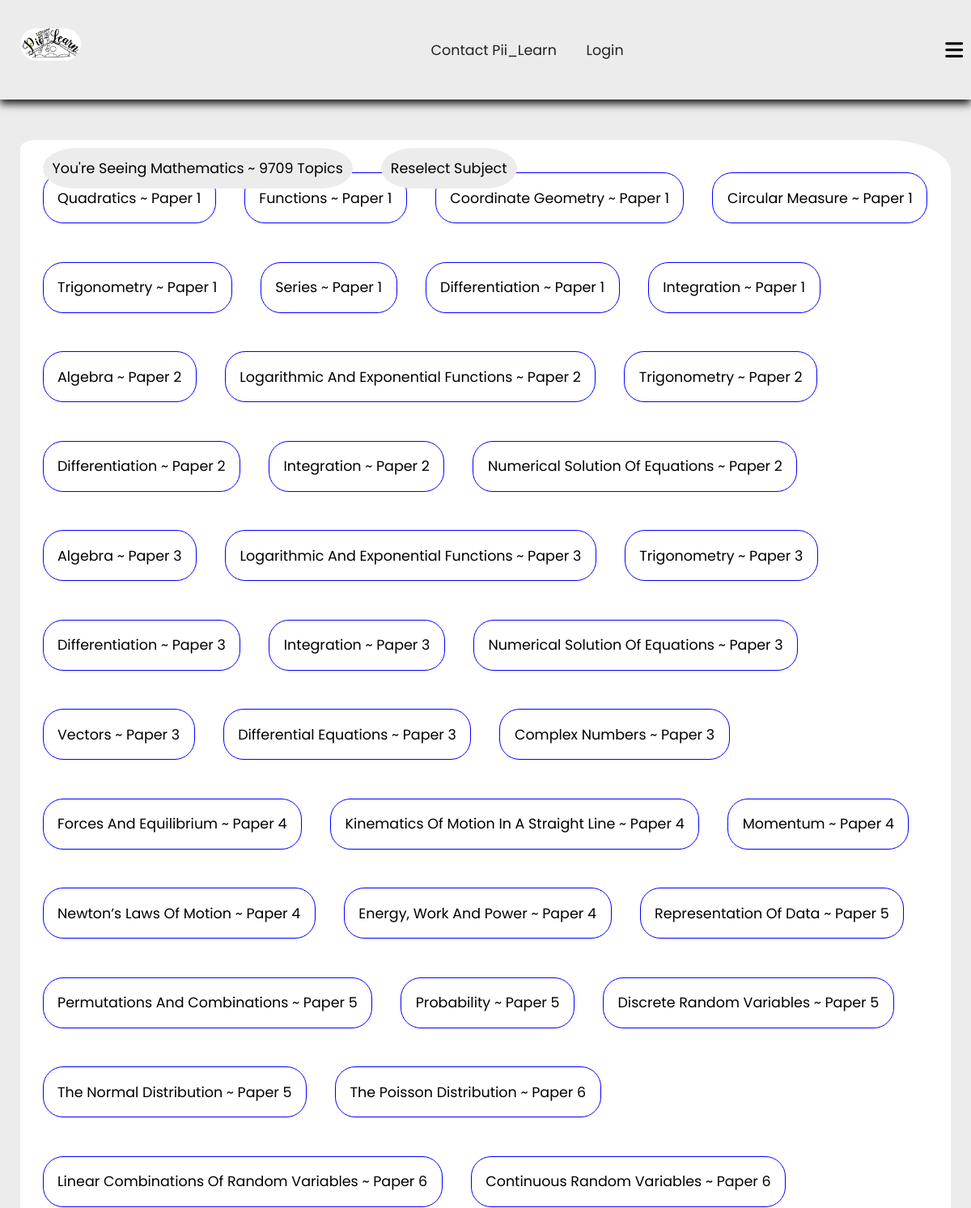
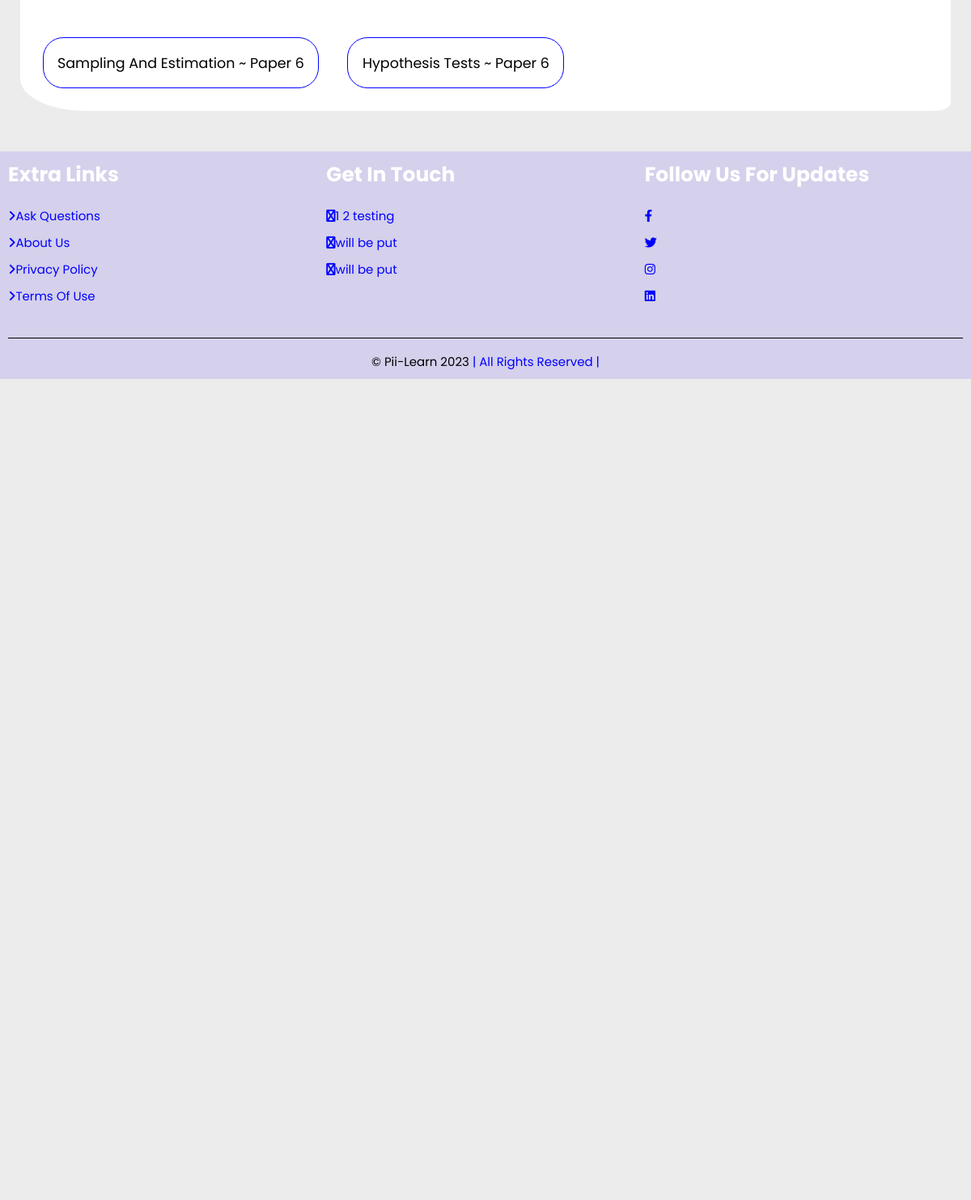
The page /topicalpastpaper/Cambridge As and A levels/Mathematics ~ 9709 on the database its author committed (2 pictures, top to bottom).
### examsolution/models.py (models this page shows, shortened)
class website_pics(models.Model):
    website_logo = models.ImageField(null=True,upload_to='WesbitePics')

class Subject(models.Model):
    exam_board_key = models.ForeignKey(ExamBoard, on_delete=models.CASCADE)
    subject = models.CharField(max_length=200)

class BoardSubTopic(models.Model):
    subject_key = models.ForeignKey(Subject, on_delete=models.CASCADE, null='False')
    paper_num_key = models.ForeignKey(Paper, on_delete=models.CASCADE, null='False')
    topic = models.CharField(max_length=200)

class Paper(models.Model):
    paper_num = models.IntegerField()
    def __str__(self):
        return str(self.paper_num)

### examsolution/views.py (the view)
# urls.py: path('topicalpastpaper/<exam_board>/<subject_selected>', views.topics_topical_past_paper, name='topics_topical_past_paper'),
def topics_topical_past_paper(request,exam_board,subject_selected):
    website_logo = website_pics.objects.get(id=1)
    topic_paper_list = BoardSubTopic.objects.filter(subject_key__subject=subject_selected)
    context = {
        'subject_selected':subject_selected,
        'topic_paper_list':topic_paper_list,
        'exam_board' : exam_board,
        'website_logo':website_logo,
    }
    return render(request,"examsolution/topics_topical_past_paper.html",context)

### examsolution/templates/examsolution/topics_topical_past_paper.html (shortened to what this page needs)
{% extends 'examsolution/base.html' %}
{% load static %}
{% block content %}
<section class="topics">
{% if topic_paper_list %}
    <div class="panel_heading">
        <p>You're seeing {{subject_selected}} topics</p>
        <a href="{% url 'examsolution:subject_topical_past_paper' exam_board %}">Reselect subject</a>
    </div>
    {% for topic in topic_paper_list %}
        <a class="topic" href="{% url 'examsolution:view_topical_past_paper' exam_board subject_selected topic.id %}">{{topic.topic}} ~ Paper {{topic.paper_num_key}}</a>
    {% endfor %}
{% else %}
    <div class="panel_heading">
        <p>{{subject_selected}} topical questions <strong>Coming Soon!</strong></p>
        <a href="{% url 'examsolution:subject_topical_past_paper' exam_board %}">Reselect subject</a>
    </div>
{% endif %}
</section>
{% endblock content %}

### examsolution/templates/examsolution/base.html (shortened to what this page needs)
<!DOCTYPE html>
{% load static %}
<html lang="en">
<head>
    <link rel="stylesheet" href="https://cdnjs.cloudflare.com/ajax/libs/font-awesome/6.3.0/css/all.min.css" />
    <link rel="stylesheet" href="{% static 'examsolution/css/style.css' %}">
    <link rel="stylesheet" href="https://cdn.jsdelivr.net/npm/swiper@9/swiper-bundle.min.css"/>
</head>
<body>
    <section class="header">
        <a href=" {% url 'examsolution:home' %} " class="logo"> <img src="{% static website_logo.website_logo %}"  alt="" style="max-height:40px" id="website_logo"></a>
        <nav class="navbar" id='navbar-1'>
        </nav>
        <nav class="loginask">
            <a href=" {% url 'examsolution:contact_piilearn' %} ">Contact Pii_Learn</a>
            <a href="">Login</a>
        </nav>
        <div id="menu-btn" class="fas fa-bars"></div>
    </section>
    {% block content %}{% endblock content %}
    <section class="footer">
        <div class="box-container">
            <div class="box">
                <h3>extra links</h3>
                <a href="#"><i class="fas fa-angle-right"></i>ask questions</a>
                <a href="#"><i class="fas fa-angle-right"></i>about us</a>
                <a href="#"><i class="fas fa-angle-right"></i>privacy policy</a>
                <a href="#"><i class="fas fa-angle-right"></i>terms of use</a>
            </div>
            <div class="box">
                <h3>get in touch</h3>
                <a class="lower_case" href="#"><i class="fab fa-phone"></i>1 2 testing</a>
                <a class="lower_case" href="#"><i class="fab fa-envelope"></i>will be put</a>
                <a class="lower_case" href="#"><i class="fab fa-envelope"></i>will be put</a>
            </div>
            <div class="box">
                <h3>follow us for updates</h3>
                <a href="#"><i class="fab fa-facebook-f"></i></a>
                <a href="#"><i class="fab fa-twitter"></i></a>
                <a href="#"><i class="fab fa-instagram"></i></a>
                <a href="#"><i class="fab fa-linkedin"></i></a>
            </div>
        </div>
        <div class="copy_right"> &copy Pii-Learn 2023 <span>| all rights reserved |</span></div>
    </section>
</body>
</html>

### examsolution/static/examsolution/css/style.css (style rules this page uses)
:root { --main-color: #ececec; --black: #222; --white: #fff; --light--black: #777; --dark-bg: #eee; --border: .1rem solid var(--black); --box-shadow: 0 .5rem 1rem rgba(20, 16, 20, 1); --text-shadow: 0 1.5rem 3rem rgba(0,0,0,.3); }
* { font-family: 'Poppins', sans-serif; margin: 0; padding: 0; box-sizing: border-box; outline: none; border: none; text-decoration: none; text-transform: capitalize; }
html { font-size: 62.5%; overflow-x: hidden; background-color: var(--main-color); }
section { padding: 1rem; }
.header { top: 0; left: 0; right: 0; z-index: 1000; position: sticky, absolute; display: flex; box-shadow: var(--box-shadow); padding-bottom: 2rem; padding-top: 2rem; justify-content: space-between; align-items: center; }
.header .logo { font-size: 3rem; color: var(--black); padding: 1.5rem; }
.header .navbar a, .header .loginask a { font-size: 1.75rem; color: var(--black); margin-left: 2rem; background-color: var(--main-color); border: 5px solid var(--white) hidden; padding: .2rem; border-radius: 2.5rem hidden; background-color: var(--white) hidden; border: 5px solid var(--main-color); }
#menu-btn { font-size: 2.5rem; cursor: pointer; color: black; display: none; }
.header a img#website_logo { border-radius: 2rem; }
.exam_boards, .subjects, .topics,.no_question_answer { overflow: auto; margin-top: 5rem; margin-bottom: 5rem; margin-left: 2.5rem; margin-right: 2.5rem; border-radius: 2rem 8rem 2rem 8rem / 1rem 4rem 1rem 4rem; -moz-border-radius:2rem 8rem 2rem 8rem / 1rem 4rem 1rem 4rem; -webkit-border-radius:2rem 8rem 2rem 8rem / 1rem 4rem 1rem 4rem; background-color: var(--white); padding-bottom: auto; }
.subjects .subject, .topics .topic { color: black; background-color: white; font-size: 1.75rem; border: solid blue 1px; margin: 1.75rem; margin-top: 3rem; padding: 1.75rem; border-radius: 2.5rem; float: left; }
.topics .panel_heading,.subjects .panel_heading,.no_question_answer .panel_heading { display: flex; justify-content: space-between; align-items: center; position: fixed; z-index:10; }
.subjects .panel_heading p,.subjects .panel_heading a,.topics .panel_heading p, .topics .panel_heading a,.no_question_answer .panel_heading a,.no_question_answer .panel_heading p { border-top-right-radius: 8rem 5rem; border-bottom-right-radius: 8rem 5rem; border-bottom-left-radius: 8rem 5rem; border-top-left-radius: 8rem 5rem; padding: 1.2rem; font-size: 1.75rem; color: black; background-color: var(--main-color); margin-left: 1.75rem; margin-right: 1.75rem; }
.footer { background-size: cover; background-position: center; background-attachment: fixed; background-color: rgba(63, 28, 221, 0.133); }
.footer .box-container { display: grid; grid-template-columns: repeat(auto-fit,minmax(25rem,1fr)); }
.footer .box-container .box h3 { color: var(--white); font-size: 2.5rem; padding-bottom: 2rem; }
.footer .box-container .box a { color: blue; font-size: 1.5rem; padding-bottom: 1rem; display: block; }
.footer .box-container .box a { color: blue; padding-right: .5rem; transition: 2s linear; }
.footer .box-container .box .lower_case { text-transform: lowercase; }
.footer .copy_right { text-align: center; padding-top: 1.75rem; margin-top: 3rem; border-top: .1rem solid black; font-size: 1.5rem; color: black; }
.footer .copy_right span { color: blue; }
@media (max-width:1215px) { #menu-btn { display: inline-block; transition: .2s linear; } }
@media (max-width:1215px) { .header .navbar { position: absolute; top: 99%; left: 0; right: 0; background-color: var(--white); border-top: var(--border); padding: 2rem; clip-path: polygon(0 0, 100% 0, 100% 0, 0 0); } }

### rows shown on the page
website_pics: website_logo (picture)
Subject: subject "Mathematics ~ 9709"
BoardSubTopic: topic "Quadratics", paper_num_key "1"
BoardSubTopic: topic "Functions", paper_num_key "1"
BoardSubTopic: topic "Coordinate Geometry", paper_num_key "1"
BoardSubTopic: topic "Circular Measure", paper_num_key "1"
BoardSubTopic: topic "Trigonometry", paper_num_key "1"
BoardSubTopic: topic "Series", paper_num_key "1"
BoardSubTopic: topic "Differentiation", paper_num_key "1"
BoardSubTopic: topic "Integration", paper_num_key "1"
BoardSubTopic: topic "Algebra", paper_num_key "2"
BoardSubTopic: topic "Logarithmic And Exponential Functions", paper_num_key "2"
BoardSubTopic: topic "Trigonometry", paper_num_key "2"
BoardSubTopic: topic "Differentiation", paper_num_key "2"
BoardSubTopic: topic "Integration", paper_num_key "2"
BoardSubTopic: topic "Numerical Solution Of Equations", paper_num_key "2"
BoardSubTopic: topic "Algebra", paper_num_key "3"
BoardSubTopic: topic "Logarithmic And Exponential Functions", paper_num_key "3"
BoardSubTopic: topic "Trigonometry", paper_num_key "3"
BoardSubTopic: topic "Differentiation", paper_num_key "3"
BoardSubTopic: topic "Integration", paper_num_key "3"
BoardSubTopic: topic "Numerical Solution Of Equations", paper_num_key "3"
BoardSubTopic: topic "Vectors", paper_num_key "3"
BoardSubTopic: topic "Differential Equations", paper_num_key "3"
BoardSubTopic: topic "Complex Numbers", paper_num_key "3"
BoardSubTopic: topic "Forces And Equilibrium", paper_num_key "4"
BoardSubTopic: topic "Kinematics Of Motion In A Straight Line", paper_num_key "4"
BoardSubTopic: topic "Momentum", paper_num_key "4"
BoardSubTopic: topic "Newton’s Laws Of Motion", paper_num_key "4"
BoardSubTopic: topic "Energy, Work And Power", paper_num_key "4"
BoardSubTopic: topic "Representation Of Data", paper_num_key "5"
BoardSubTopic: topic "Permutations And Combinations", paper_num_key "5"
BoardSubTopic: topic "Probability", paper_num_key "5"
BoardSubTopic: topic "Discrete Random Variables", paper_num_key "5"
BoardSubTopic: topic "The Normal Distribution", paper_num_key "5"
BoardSubTopic: topic "The Poisson Distribution", paper_num_key "6"
BoardSubTopic: topic "Linear Combinations Of Random Variables", paper_num_key "6"
BoardSubTopic: topic "Continuous Random Variables", paper_num_key "6"
BoardSubTopic: topic "Sampling And Estimation", paper_num_key "6"
BoardSubTopic: topic "Hypothesis Tests", paper_num_key "6"
